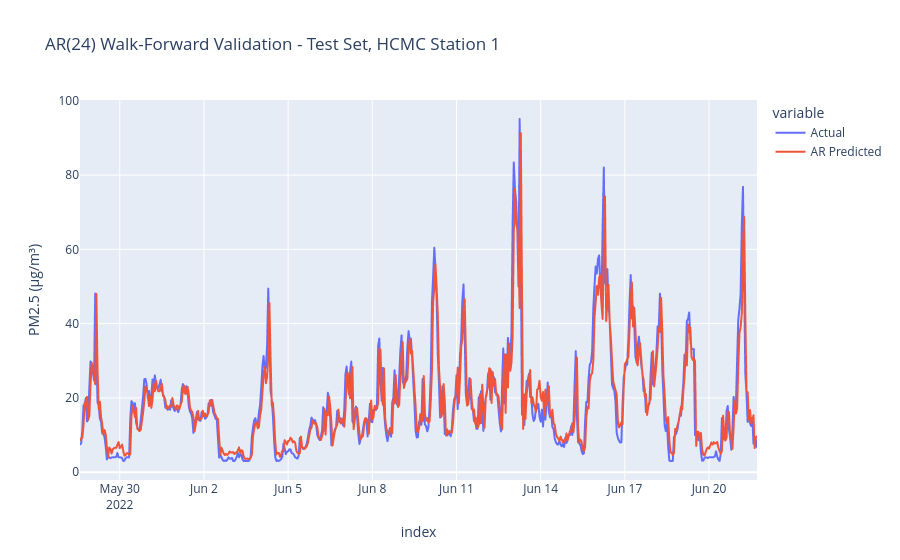

Here is the notebook cell this chart was saved with:
### Code cell
wfv_mae_ar = mean_absolute_error(y_test_ar, y_pred_wfv_ar)
print(f'Walk-Forward MAE AR({AR_LAGS}): {{:.2f}} µg/m³'.format(wfv_mae_ar))

df_ar_results = pd.DataFrame({'Actual': y_test_ar, 'AR Predicted': y_pred_wfv_ar})
fig = px.line(df_ar_results, labels={'value': 'PM2.5 (µg/m³)'},
              title=f'AR({AR_LAGS}) Walk-Forward Validation - Test Set, HCMC Station 1')
fig.show()

### Figure 1 — Plotly figure (JSON) as saved in the notebook; plotly's stock layout.template omitted (floating-point values rounded to 4 significant figures; data arrays with more than 128 entries replaced by an {"elided": "..."} marker saying what was removed)
{"data": [{"hovertemplate": "variable=Actual<br>index=%{x}<br>PM2.5 (µg/m³)=%{y}<extra></extra>", "legendgroup": "Actual", "line": {"color": "#636efa", "dash": "solid"}, "marker": {"symbol": "circle"}, "mode": "lines", "name": "Actual", "showlegend": true, "type": "scattergl", "x": {"elided": "580 str values"}, "xaxis": "x", "y": {"elided": "580 float values"}, "yaxis": "y"}, {"hovertemplate": "variable=AR Predicted<br>index=%{x}<br>PM2.5 (µg/m³)=%{y}<extra></extra>", "legendgroup": "AR Predicted", "line": {"color": "#EF553B", "dash": "solid"}, "marker": {"symbol": "circle"}, "mode": "lines", "name": "AR Predicted", "showlegend": true, "type": "scattergl", "x": {"elided": "580 str values"}, "xaxis": "x", "y": {"elided": "580 float values"}, "yaxis": "y"}], "layout": {"legend": {"title": {"text": "variable"}, "tracegroupgap": 0}, "title": {"text": "AR(24) Walk-Forward Validation - Test Set, HCMC Station 1"}, "xaxis": {"anchor": "y", "domain": [0, 1], "title": {"text": "index"}}, "yaxis": {"anchor": "x", "domain": [0, 1], "title": {"text": "PM2.5 (µg/m³)"}}}}
